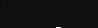
   <widget class="QWidget" name="tdp">
    <property name="geometry">
     <rect>
      <x>0</x>
      <y>0</y>
      <width>98</width>
      <height>28</height>
     </rect>
    </property>
    <attribute name="icon">
     <iconset>
      <normaloff>../../images/down-arrow.png</normaloff>../../images/down-arrow.png</iconset>
    </attribute>
    <attribute name="label">
     <string>Тепловыделение [Вт]</string>
    </attribute>
    <widget class="QFrame" name="frameTdp">
     <property name="geometry">
      <rect>
       <x>0</x>
       <y>0</y>
       <width>311</width>
       <height>191</height>
      </rect>
     </property>
     <property name="styleSheet">
      <string notr="true">QFrame{
	background-color: #101010;
}
</string>
     </property>
     <property name="frameShape">
      <enum>QFrame::StyledPanel</enum>
     </property>
     <property name="frameShadow">
      <enum>QFrame::Raised</enum>
     </property>
     <widget class="QPushButton" name="btnResetTdp">
      <property name="geometry">
       <rect>
        <x>220</x>
        <y>160</y>
        <width>61</width>
        <height>21</height>
       </rect>
      </property>
      <property name="font">
       <font>
        <family>Montserrat Medium</family>
        <pointsize>9</pointsize>
       </font>
      </property>
      <property name="styleSheet">
       <string notr="true">QPushButton
{
background-color: rgb(10, 10, 10);
color:  rgb(200,200, 200);
border: 0px;
border-bottom: 1px dotted rgb(200, 200, 200);
}

QPushButton::hover
{
color: red;
border-bottom: 1px dotted red;
}
</string>
      </property>
      <property name="text">
       <string>Сбросить</string>
      </property>
     </widget>
     <widget class="QSlider" name="sliderTdpMax">
      <property name="geometry">
       <rect>
        <x>180</x>
        <y>100</y>
        <width>111</width>
        <height>21</height>
       </rect>
      </property>
      <property name="styleSheet">
       <string notr="true">QSlider{
	background-color: rgb(10, 10, 10);
}

QSlider::groove:horizontal {
border: 1px solid #bbb;
background: rgb(160,160,160);
height:6px;
}

QSlider::sub-page:horizontal {
border: 1px solid rgb(60,60,60);
background: qlineargradient(spread:pad, x1:0, y1:1, x2:1, y2:0, stop:0.125 rgba(66, 68, 68, 255), stop:0.426136 rgba(117, 19, 19, 255), stop:0.852273 rgba(255, 0, 0, 255));

color: rgb(144, 144, 144);
height: 6px;
}

QSlider::add-page:horizontal {
border: 1px solid rgb(75,75,75);
background: rgb(70,70,70);
}

QSlider::handle:horizontal {
border: 1px solid rgb(60,60,60);
background:qlineargradient(spread:pad, x1:1, y1:1, x2:0, y2:0.057, stop:0 rgba(255, 0, 0, 255), stop:0.398876 rgba(165, 0, 0, 255), stop:0.994318 rgba(46, 48, 49, 255));
width: 6px;
margin-top: -7px;
margin-bottom: -7px;
}

QSlider::handle:horizontal:hover {
border: 1px solid rgb(60,60,60);
background: qlineargradient(x1:0, y1:0, x2:1, y2:1,
    stop:0 rgb(105,105,105), stop:1 rgb(250,0,0));
width: 9px;
margin-top: -7px;
margin-bottom: -7px;
}


QSlider::sub-page:horizontal:disabled {
background: #bbb;
border-color: #999;
}

QSlider::add-page:horizontal:disabled {
background: #eee;
border-color: #999;
}

QSlider::handle:horizontal:disabled {
background: #eee;
border: 1px solid #aaa;
border-radius: 4px;
}</string>
      </property>
      <property name="value">
       <number>0</number>
      </property>
      <property name="orientation">
       <enum>Qt::Horizontal</enum>
      </property>
      <property name="invertedAppearance">
       <bool>false</bool>
      </property>
      <property name="invertedControls">
       <bool>false</bool>
      </property>
     </widget>
     <widget class="QSlider" name="sliderTdpMin">
      <property name="geometry">
       <rect>
        <x>10</x>
        <y>100</y>
        <width>111</width>
        <height>21</height>
       </rect>
      </property>
      <property name="styleSheet">
       <string notr="true">QSlider{
	background-color: rgb(10, 10, 10);
}

QSlider::groove:horizontal {
border: 1px solid #bbb;
background: rgb(160,160,160);
height:6px;
}

QSlider::sub-page:horizontal {
border: 1px solid rgb(60,60,60);
background: qlineargradient(spread:pad, x1:0, y1:1, x2:1, y2:0, stop:0.125 rgba(66, 68, 68, 255), stop:0.426136 rgba(117, 19, 19, 255), stop:0.852273 rgba(255, 0, 0, 255));

color: rgb(144, 144, 144);
height: 6px;
}

QSlider::add-page:horizontal {
border: 1px solid rgb(75,75,75);
background: rgb(70,70,70);
}

QSlider::handle:horizontal {
border: 1px solid rgb(60,60,60);
background:qlineargradient(spread:pad, x1:1, y1:1, x2:0, y2:0.057, stop:0 rgba(255, 0, 0, 255), stop:0.398876 rgba(165, 0, 0, 255), stop:0.994318 rgba(46, 48, 49, 255));
width: 6px;
margin-top: -7px;
margin-bottom: -7px;
}


QSlider::handle:horizontal:hover {
border: 1px solid rgb(60,60,60);
background: qlineargradient(x1:0, y1:0, x2:1, y2:1,
    stop:0 rgb(105,105,105), stop:1 rgb(250,0,0));
width: 9px;
margin-top: -7px;
margin-bottom: -7px;
}


QSlider::sub-page:horizontal:disabled {
background: #bbb;
border-color: #999;
}

QSlider::add-page:horizontal:disabled {
background: #eee;
border-color: #999;
}

QSlider::handle:horizontal:disabled {
background: #eee;
border: 1px solid #aaa;
border-radius: 4px;
}</string>
      </property>
      <property name="value">
       <number>0</number>
      </property>
      <property name="orientation">
       <enum>Qt::Horizontal</enum>
      </property>
      <property name="invertedAppearance">
       <bool>false</bool>
      </property>
      <property name="invertedControls">
       <bool>false</bool>
      </property>
     </widget>
     <widget class="Line" name="line_3">
      <property name="geometry">
       <rect>
        <x>140</x>
        <y>70</y>
        <width>21</width>
        <height>19</height>
       </rect>
      </property>
      <property name="styleSheet">
       <string notr="true">border:0px;
border-top: 1px solid white;</string>
      </property>
      <property name="orientation">
       <enum>Qt::Horizontal</enum>
      </property>
     </widget>
     <widget class="QLabel" name="lbMinTdp">
      <property name="geometry">
       <rect>
        <x>10</x>
        <y>20</y>
        <width>71</width>
        <height>21</height>
       </rect>
      </property>
      <property name="font">
       <font>
        <family>Montserrat Medium</family>
        <pointsize>10</pointsize>
        <weight>50</weight>
        <bold>false</bold>
       </font>
      </property>
      <property name="styleSheet">
       <string notr="true">	color: #fffafa;
	border: 0px;
</string>
      </property>
      <property name="text">
       <string>мин., Вт:</string>
      </property>
      <property name="alignment">
       <set>Qt::AlignCenter</set>
      </property>
     </widget>
     <widget class="QLabel" name="lbMaxRdp">
      <property name="geometry">
       <rect>
        <x>180</x>
        <y>20</y>
        <width>71</width>
        <height>21</height>
       </rect>
      </property>
      <property name="font">
       <font>
        <family>Montserrat Medium</family>
        <pointsize>10</pointsize>
        <weight>50</weight>
        <bold>false</bold>
       </font>
      </property>
      <property name="styleSheet">
       <string notr="true">	color: #fffafa;
	border: 0px;
</string>
      </property>
      <property name="text">
       <string>макс., Вт:</string>
      </property>
      <property name="alignment">
       <set>Qt::AlignCenter</set>
      </property>
     </widget>
     <widget class="QLineEdit" name="leMinTdp">
      <property name="geometry">
       <rect>
        <x>10</x>
        <y>50</y>
        <width>111</width>
        <height>31</height>
       </rect>
      </property>
      <property name="font">
       <font>
        <family>Montserrat Medium</family>
        <pointsize>10</pointsize>
       </font>
      </property>
      <property name="styleSheet">
       <string notr="true">QLineEdit{
	padding-left: 5px;
	border: 1px solid rgb(20,20,20);
	background-color: rgb(40,40,40);
	border-bottom: 1px solid  rgb(120,120,120);
	selection-background-color: rgb(105, 0, 0);
}

QLineEdit:hover{
	background-color: rgb(55,55,55);
	border-bottom: 1px solid  red;
}</string>
      </property>
      <property name="placeholderText">
       <string>от 0 Вт</string>
      </property>
     </widget>
     <widget class="QLineEdit" name="leMaxTdp">
      <property name="geometry">
       <rect>
        <x>180</x>
        <y>50</y>
        <width>111</width>
        <height>31</height>
       </rect>
      </property>
      <property name="font">
       <font>
        <family>Montserrat Medium</family>
        <pointsize>10</pointsize>
       </font>
      </property>
      <property name="styleSheet">
       <string notr="true">QLineEdit{
	padding-left: 5px;
	border: 1px solid rgb(20,20,20);
	background-color: rgb(40,40,40);
	border-bottom: 1px solid  rgb(120,120,120);
	selection-background-color: rgb(105, 0, 0);
}

QLineEdit:hover{
	background-color: rgb(55,55,55);
	border-bottom: 1px solid  red;
}</string>
      </property>
      <property name="placeholderText">
       <string>до 200 Вт</string>
      </property>
     </widget>
    </widget>
   </widget>
